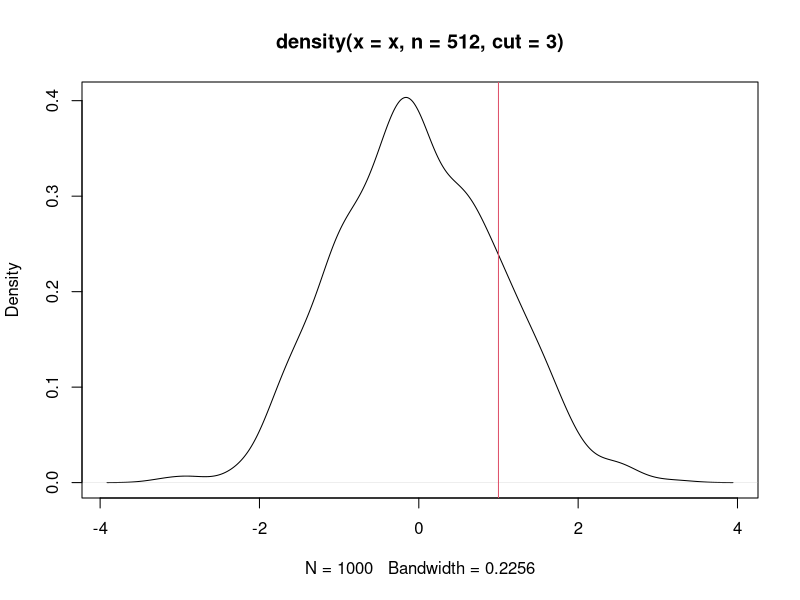

This figure's R source:
set.seed(0)
x <- rnorm(1000)

d <- density.default(x, n = 512, cut = 3)
str(d)

plot(d); abline(v = 1, col = 2)

xx <- d$x  ## 512 evenly spaced points on [min(x) - 3 * d$bw, max(x) + 3 * d$bw]
dx <- xx[2L] - xx[1L]  ## spacing / bin size
yy <- d$y  ## 512 density values for `xx`

C <- sum(yy) * dx  ## sum(yy * dx)
C
